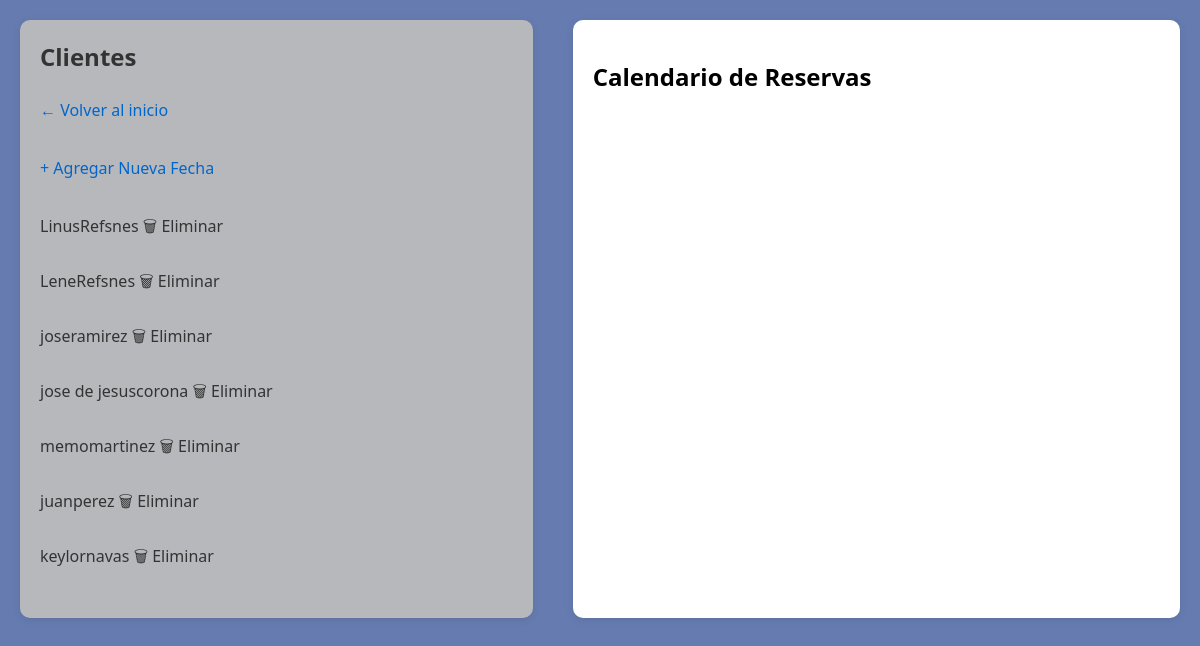
The page /members/ on the database its author committed.
### members/models.py (models this page shows)
class Member(models.Model):
    firstname = models.CharField(max_length=255)
    lastname = models.CharField(max_length=255)
    phone = models.IntegerField(null=True)
    eventDay = models.DateField(null=True)

### members/views.py (the view)
# urls.py: path('members/', views.members, name='members'),
def members(request):
    mymembers = Member.objects.all()
    dias_ocupados = [member.eventDay for member in mymembers if member.eventDay]
    dias_ocupados = list(set(dias_ocupados))
    return render(request, 'all_members.html', {'mymembers': mymembers, 'dias_ocupados': dias_ocupados})

### members/templates/all_members.html (shortened to what this page needs)
<!DOCTYPE html>
<html lang="es">
<head>
<link href="https://cdn.jsdelivr.net/npm/fullcalendar@6.1.11/index.global.min.css" rel="stylesheet" />
</head>
<body>
    <div class="container">
        <div class="client-list">
            <h1>Clientes</h1>
            <p><a href="{% url 'main' %}">← Volver al inicio</a></p>
            <p><a href="{% url 'add_member' %}">+ Agregar Nueva Fecha</a></p>
            <ul>
                {% for x in mymembers %}
                <li>
                    <a href="{% url 'details' x.id  %}">{{ x.firstname }}{{ x.lastname }}</a>
                    <a href="{% url 'delete_member' x.id %}" onclick="return confirm('¿Estás seguro de eliminar este miembro?');">🗑 Eliminar</a>
                </li>
                {% endfor %}
            </ul>
        </div>
        <div class="calendar">
            <h2>Calendario de Reservas</h2>
            <pre>
            </pre>
        </div>
    </div>
</body>
</html>

### members/templates/all_members.html (style rules this page uses)
body { font-family: 'Segoe UI', Tahoma, Geneva, Verdana, sans-serif; margin: 0; padding: 0; background-color: #667cb1; }
.container { display: flex; padding: 20px; gap: 40px; }
.client-list { flex: 1; background-color: #b7b8bc; padding: 20px; border-radius: 10px; box-shadow: 0 2px 8px rgba(0,0,0,0.1); }
.client-list h1 { margin-top: 0; font-size: 24px; color: #333; }
.client-list a { display: inline-block; margin: 10px 0; text-decoration: none; color: #0066cc; }
.client-list ul { list-style: none; padding-left: 0; }
.client-list li { margin-bottom: 8px; }
.client-list li a { font-weight: 500; color: #333; }
.calendar { flex: 1.2; background-color: #fff; padding: 20px; border-radius: 10px; box-shadow: 0 2px 8px rgba(0,0,0,0.1); }

### rows shown on the page
Member: firstname "Linus", lastname "Refsnes"
Member: firstname "Lene", lastname "Refsnes"
Member: firstname "jose", lastname "ramirez"
Member: firstname "jose de jesus", lastname "corona"
Member: firstname "memo", lastname "martinez"
Member: firstname "juan", lastname "perez"
Member: firstname "keylor", lastname "navas"
